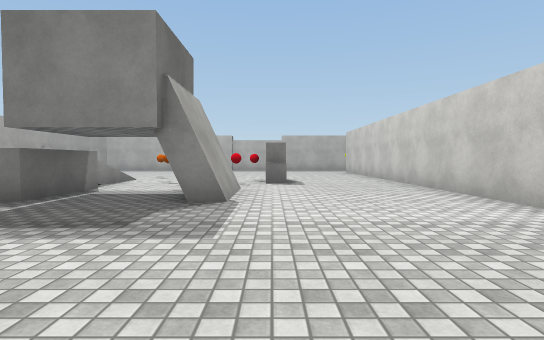
view 1 (above)

24 first-person views from a walk through a Unity game level. The camera is 1.2 m above the floor, tilts 2° down and sees 80° across. The floor is counted in squares, 2 m on a side. Each view is taken from the middle of a square. On the plan, view 1 faces up. The plan holds only what a view shows up to about 10 squares ahead; the rest is blank. The player is left out. Surface patterns are stand-ins for the level's own textures.

view 2
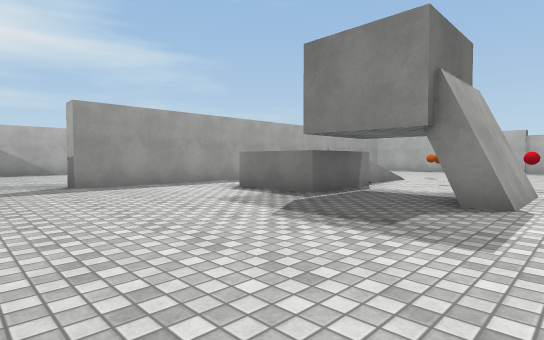

view 3
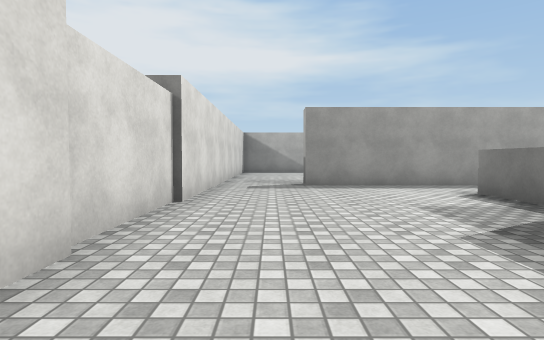

view 4
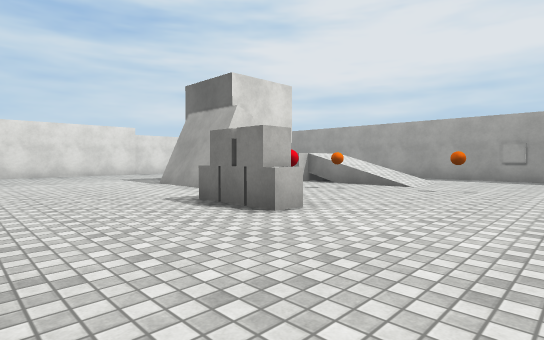

view 5
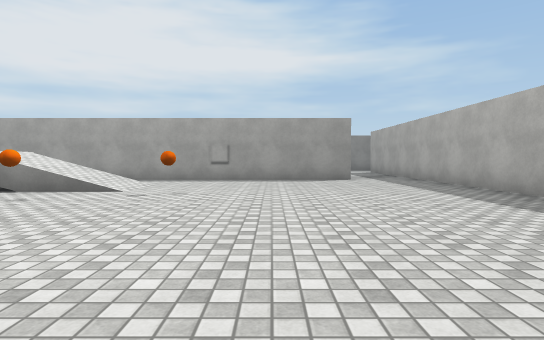

view 6
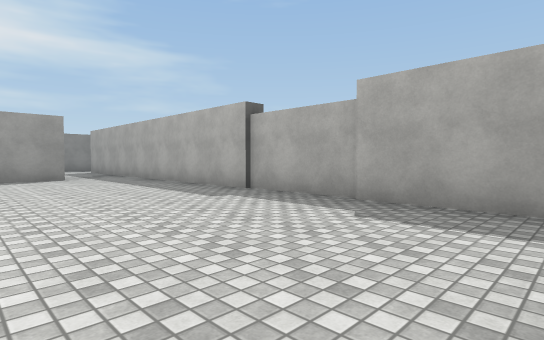

view 7
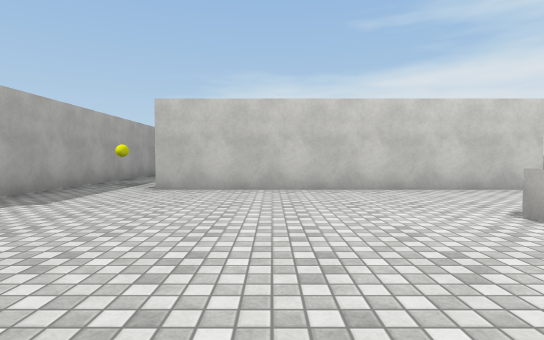

view 8
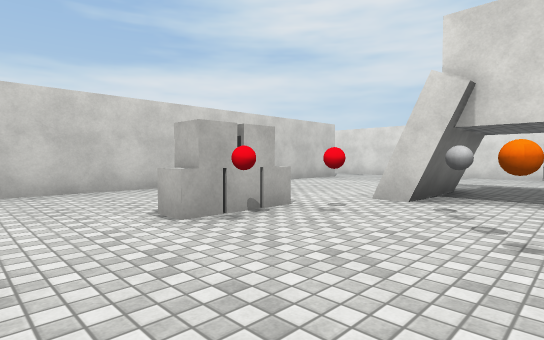

view 9
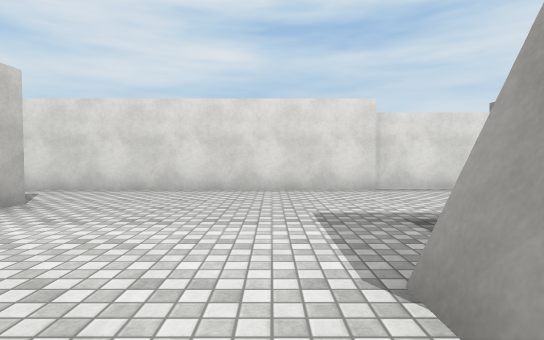

view 10
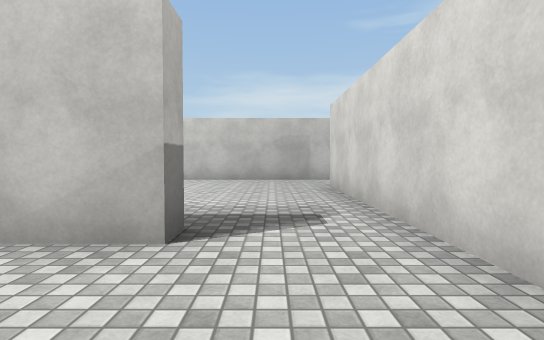

view 11
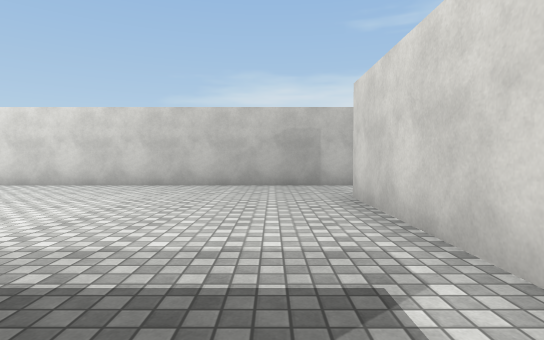

view 12
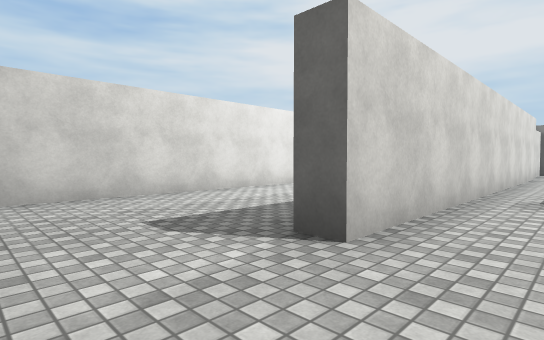

view 13
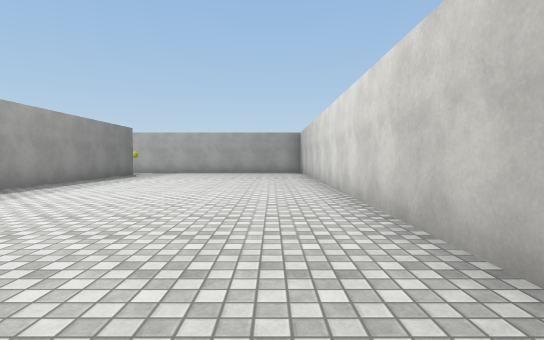

view 14
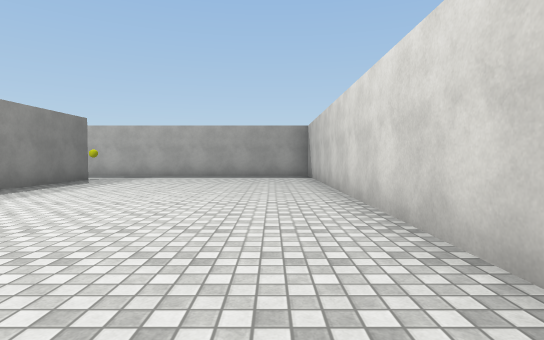

view 15
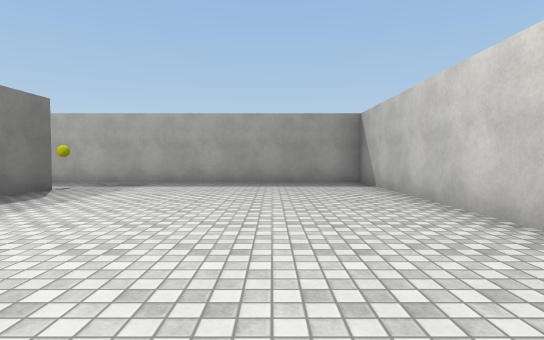

view 16
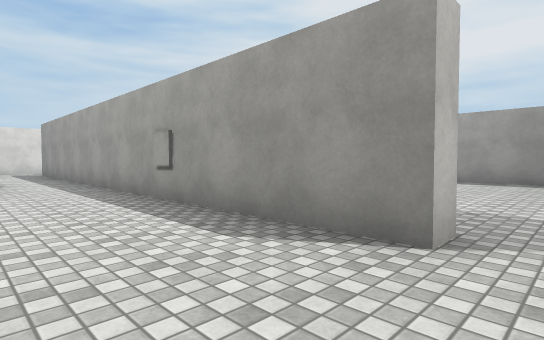

view 17
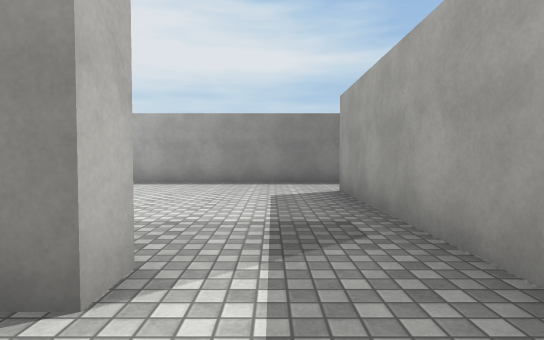

view 18
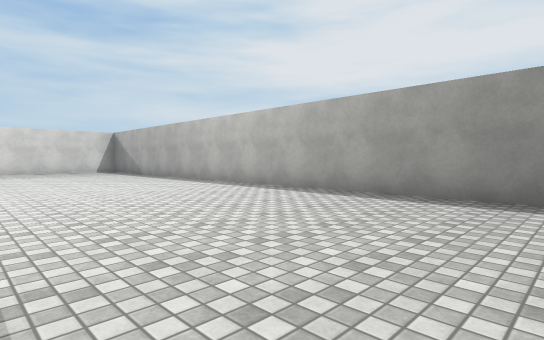

view 19
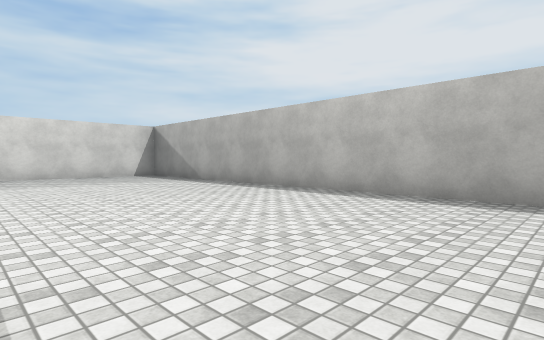

view 20
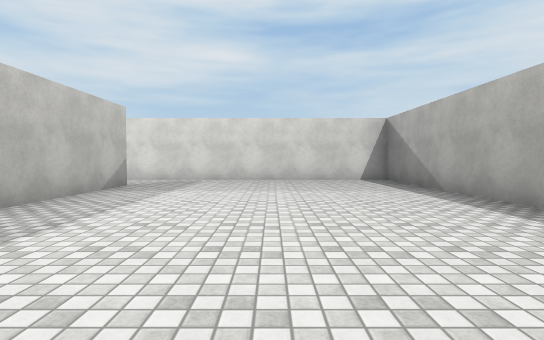

view 21
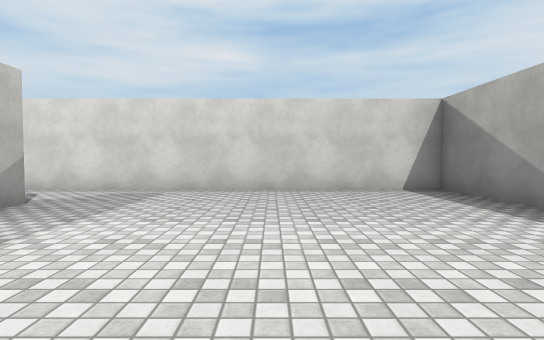

view 22
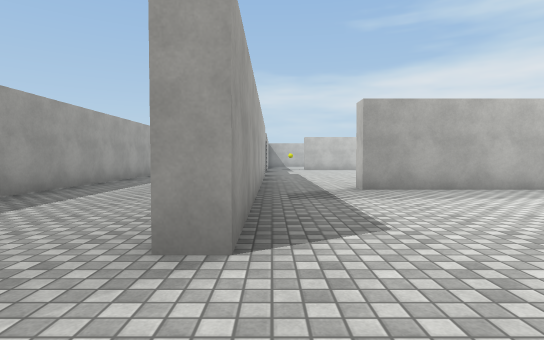

view 23
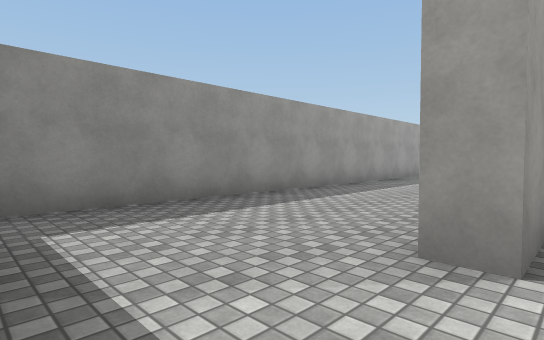

view 24
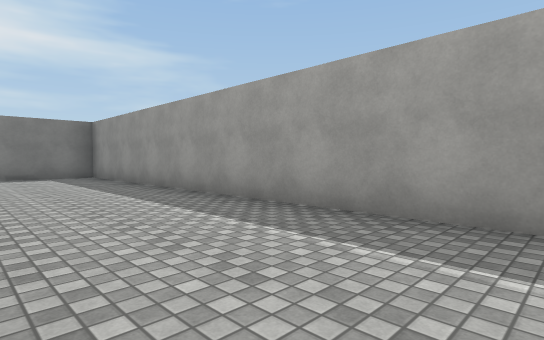

### Floor plan
Points are (right, up) in squares from view 1. A wall is a line through its corners. A room is listed if a view was taken in it or the views show most of it. See-through windows are left out.
Room 1 (views 1, 2, 3, 4, 5, 6, 7, 8, 9, 10, 11, 16, 17)
walls: (-1.5, 6.5) (-1, 6.5) (-1, 4.5) (-1.5, 4.5) (-1.5, 6.5); (-0.7, 6.5) (-0.7, 4.5); (-1.3, 4.5) (-1.3, 6.5); (-7.2, 14.3) (-7.2, 1.7); (3.8, 1.7) (3.2, 1.7) (3.2, 14.2); (-6.6, -0.3) (3.5, -0.3); (3.6, 16.3) (-6.5, 16.3)
ways out: opening at (4, 0.5) to room 2; opening at (4, 15) to room 2; opening at (-7, 0.5) to room 3; opening at (-7, 15) to room 3
objects: orange ball (-4, 10); orange ball (-3, 8); grey ball (-2, 7); red ball (-1, 8); block (0, 8); block (0, 9); red ball (1, 9)
Room 2 (views 12, 13, 14, 15)
walls: (3.8, 14.2) (3.8, 8.1); (3.5, -0.3) (8, -0.3); (10.3, -0.9) (10.3, 16.3) (3.6, 16.3)
ways out: opening at (4, 0.5) to room 1; opening at (4, 15) to room 1; opening at (9.5, -1)
Room 3 (views 18, 19, 20, 21, 22, 23, 24)
walls: (-7.8, 10.8) (-7.8, 14.3) (-7.2, 14.3); (-6.5, 16.3) (-12, 16.3) (-12, 16.8); (-3.2, 20.2) (-13.9, 20.2); (-14.3, 20) (-14.3, -0.3) (-6.6, -0.3); (-7.2, 1.7) (-7.8, 1.7) (-7.8, 5.2)
ways out: opening at (-7, 0.5) to room 1; opening at (-7, 15) to room 1

Where each view was taken, in squares from view 1:
view 1: 0 up, 0 right, facing up
view 2: 0 up, 0 right, facing up-left
view 3: 1 up, 0 right, facing left
view 4: 12 up, 3 right, facing down-left
view 5: 12 up, 2 right, facing left
view 6: 12 up, 3 right, facing up-left
view 7: 12 up, 3 left, facing right
view 8: 11 up, 3 left, facing down-right
view 9: 6 up, 0 right, facing down
view 10: 1 up, 1 right, facing right
view 11: 1 up, 3 right, facing right
view 12: 1 up, 10 right, facing down-left
view 13: 2 up, 9 right, facing up
view 14: 5 up, 9 right, facing up
view 15: 8 up, 8 right, facing up
view 16: 15 up, 5 left, facing down-left
view 17: 15 up, 6 left, facing left
view 18: 15 up, 9 left, facing down-left
view 19: 11 up, 9 left, facing down-left
view 20: 9 up, 11 left, facing down
view 21: 6 up, 11 left, facing down
view 22: 16 up, 14 left, facing right
view 23: 16 up, 14 left, facing up-right
view 24: 17 up, 3 left, facing up-left
